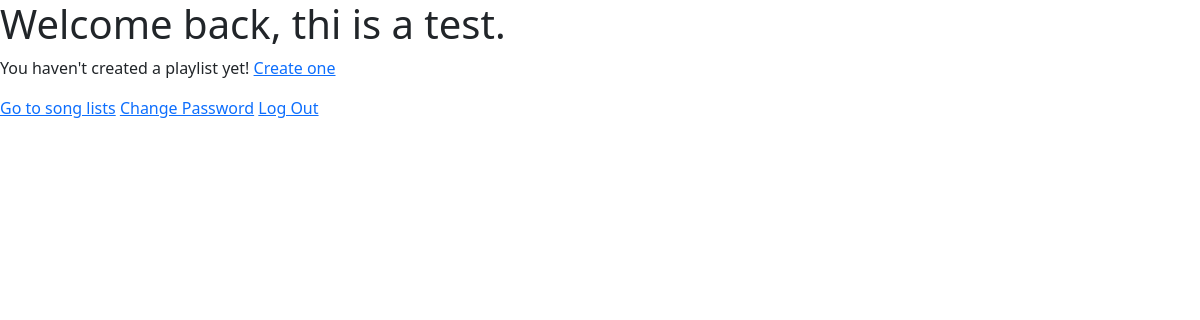
Before: /users/profile/ (signed in) with the older database file.
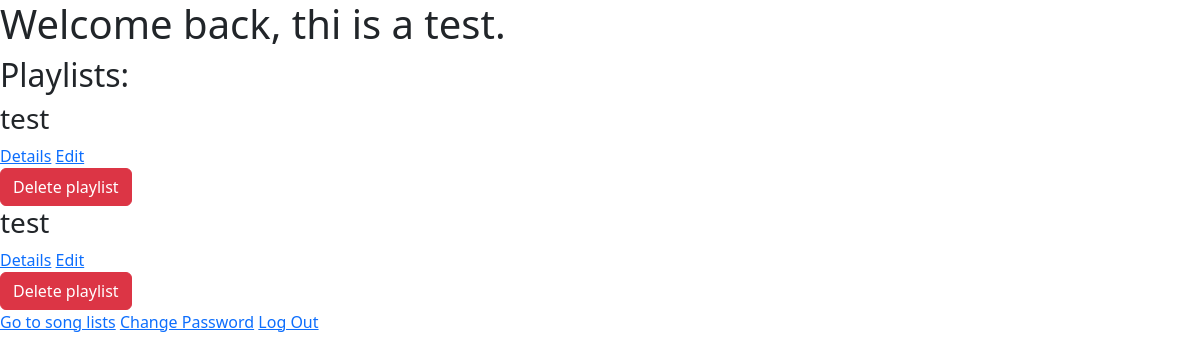
After: the same page with the newer database file.
### songs/models.py (models this page shows, shortened)
class Playlist(models.Model):
    name = models.CharField(max_length=50)
    description = models.CharField(max_length=50)
    songs = models.ManyToManyField(Songs, blank=True, default=None)
    owner = models.ForeignKey(settings.AUTH_USER_MODEL, on_delete=models.CASCADE)

### users/views.py (the view)
# urls.py: path('profile/', profile_view, name='profile'),
def profile_view(request):
    playlists = Playlist.objects.filter(owner=request.user)
    return render(request, 'userProfile.html', {'user': request.user, 'playlists': playlists})

### templates/userProfile.html (shortened to what this page needs)
{% extends 'base.html' %}
{% block content %}
    <h1>Welcome back, {{ user.name }}.</h1>
    {% if playlists %}
        <h2> Playlists: </h2>
        {% for playlist in playlists %}
            <h3> {{ playlist.name }} </h3>
            <a href= "{% url 'playlist_detail' playlist.pk %}">Details</a>
            <a href= "{% url 'playlist_edit' playlist.pk %}">Edit</a>
            <form action="{% url 'playlist_delete' playlist.pk %}" method post>
                <button type ="submit" class = "btn btn-danger">Delete playlist</button>
            </form>
        {% endfor %}
    {% else%}
        <p> You haven't created a playlist yet! <a href = "{% url 'playlist_create' %}">Create one</a></p>
    {% endif %}
    <a href="{% url 'index' %}">Go to song lists</a>
    <a href="{% url 'password_change' %}">Change Password</a>
    <a href="{% url 'logout' %}">Log Out</a>
{% endblock %}

Changed rows visible on the page:
added Playlist: name "test"
added Playlist: name "test"
Other visible differences:
text no longer shown: "You haven't created a playlist yet! Create one"
text now shown: "Playlists:"
